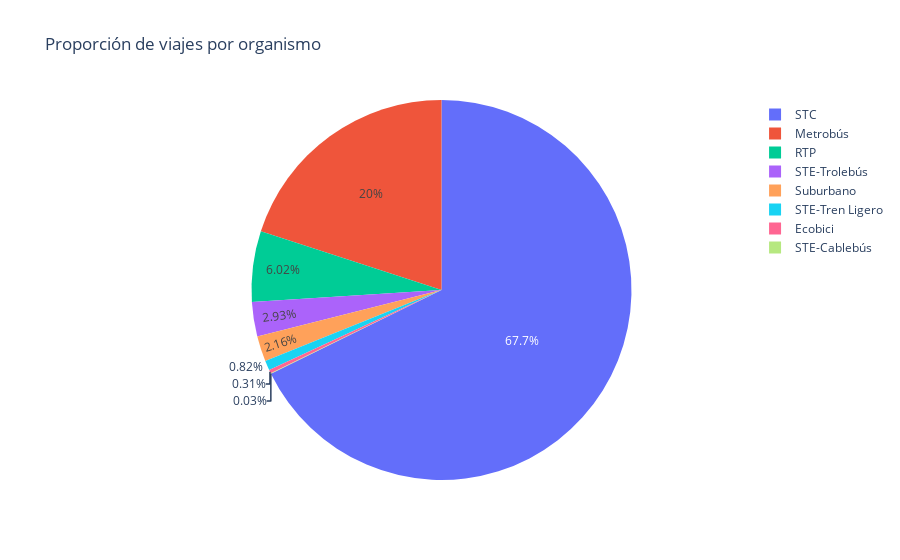

Notebook code for this chart:
### Code cell
# fig = px.funnel(viajes, x='organismo',y = 'afluencia_total_preliminar')
# fig = px.funnel(viajes, x='afluencia_total_preliminar',y = 'organismo' ,orientation='h')
fig = px.pie(viajes, values='afluencia_total_preliminar', names='organismo',\
             title='Proporción de viajes por organismo')
fig.show()

### Figure 1 — Plotly figure (JSON) as saved in the notebook; plotly's stock layout.template omitted (floating-point values rounded to 4 significant figures)
{"data": [{"domain": {"x": [0, 1], "y": [0, 1]}, "hovertemplate": "organismo=%{label}<br>afluencia_total_preliminar=%{value}<extra></extra>", "labels": ["STC", "Metrobús", "RTP", "STE-Trolebús", "Suburbano", "STE-Tren Ligero", "Ecobici", "STE-Cablebús"], "legendgroup": "", "name": "", "showlegend": true, "type": "pie", "values": [67.74, 19.99, 6.02, 2.93, 2.16, 0.82, 0.31, 0.03]}], "layout": {"legend": {"tracegroupgap": 0}, "title": {"text": "Proporción de viajes por organismo"}}}
